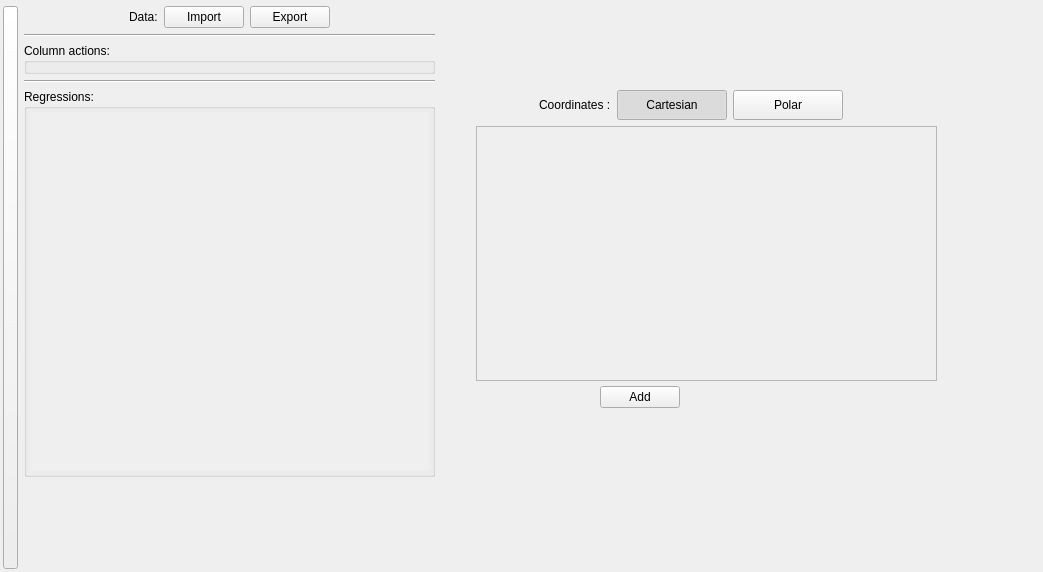
<?xml version="1.0" encoding="UTF-8"?>
<ui version="4.0">
 <class>DataWindow</class>
 <widget class="QWidget" name="DataWindow">
  <property name="geometry">
   <rect>
    <x>0</x>
    <y>0</y>
    <width>1043</width>
    <height>572</height>
   </rect>
  </property>
  <property name="windowTitle">
   <string>Data fill window</string>
  </property>
  <property name="windowIcon">
   <iconset resource="../ressources.qrc">
    <normaloff>:/icons/data.png</normaloff>:/icons/data.png</iconset>
  </property>
  <widget class="QPushButton" name="retractionButton">
   <property name="geometry">
    <rect>
     <x>3</x>
     <y>6</y>
     <width>15</width>
     <height>563</height>
    </rect>
   </property>
   <property name="sizePolicy">
    <sizepolicy hsizetype="Fixed" vsizetype="Expanding">
     <horstretch>0</horstretch>
     <verstretch>0</verstretch>
    </sizepolicy>
   </property>
   <property name="maximumSize">
    <size>
     <width>15</width>
     <height>16777215</height>
    </size>
   </property>
   <property name="focusPolicy">
    <enum>Qt::NoFocus</enum>
   </property>
   <property name="text">
    <string/>
   </property>
   <property name="icon">
    <iconset resource="../ressources.qrc">
     <normaloff>:/icons/arrow_right.png</normaloff>:/icons/arrow_right.png</iconset>
   </property>
   <property name="iconSize">
    <size>
     <width>18</width>
     <height>18</height>
    </size>
   </property>
  </widget>
  <widget class="QWidget" name="actionsContainerWidget" native="true">
   <property name="geometry">
    <rect>
     <x>24</x>
     <y>6</y>
     <width>411</width>
     <height>471</height>
    </rect>
   </property>
   <property name="sizePolicy">
    <sizepolicy hsizetype="Minimum" vsizetype="Preferred">
     <horstretch>0</horstretch>
     <verstretch>0</verstretch>
    </sizepolicy>
   </property>
   <property name="minimumSize">
    <size>
     <width>0</width>
     <height>0</height>
    </size>
   </property>
   <property name="maximumSize">
    <size>
     <width>16777215</width>
     <height>16777215</height>
    </size>
   </property>
   <layout class="QVBoxLayout" name="verticalLayout_4">
    <property name="leftMargin">
     <number>0</number>
    </property>
    <property name="topMargin">
     <number>0</number>
    </property>
    <property name="rightMargin">
     <number>0</number>
    </property>
    <property name="bottomMargin">
     <number>0</number>
    </property>
    <item>
     <layout class="QHBoxLayout" name="horizontalLayout_4">
      <item>
       <spacer name="horizontalSpacer_5">
        <property name="orientation">
         <enum>Qt::Horizontal</enum>
        </property>
        <property name="sizeHint" stdset="0">
         <size>
          <width>40</width>
          <height>20</height>
         </size>
        </property>
       </spacer>
      </item>
      <item>
       <widget class="QLabel" name="label_2">
        <property name="text">
         <string>Data:</string>
        </property>
       </widget>
      </item>
      <item>
       <widget class="QPushButton" name="open">
        <property name="text">
         <string>Import</string>
        </property>
       </widget>
      </item>
      <item>
       <widget class="QPushButton" name="save">
        <property name="text">
         <string>Export</string>
        </property>
       </widget>
      </item>
      <item>
       <spacer name="horizontalSpacer_6">
        <property name="orientation">
         <enum>Qt::Horizontal</enum>
        </property>
        <property name="sizeHint" stdset="0">
         <size>
          <width>40</width>
          <height>20</height>
         </size>
        </property>
       </spacer>
      </item>
     </layout>
    </item>
    <item>
     <widget class="Line" name="line">
      <property name="orientation">
       <enum>Qt::Horizontal</enum>
      </property>
     </widget>
    </item>
    <item>
     <widget class="QGroupBox" name="actionsGroupBox">
      <property name="sizePolicy">
       <sizepolicy hsizetype="Minimum" vsizetype="Minimum">
        <horstretch>0</horstretch>
        <verstretch>0</verstretch>
       </sizepolicy>
      </property>
      <property name="minimumSize">
       <size>
        <width>0</width>
        <height>0</height>
       </size>
      </property>
      <property name="maximumSize">
       <size>
        <width>16777215</width>
        <height>16777215</height>
       </size>
      </property>
      <property name="title">
       <string>Column actions:</string>
      </property>
      <property name="flat">
       <bool>false</bool>
      </property>
      <layout class="QVBoxLayout" name="verticalLayout_2">
       <property name="leftMargin">
        <number>0</number>
       </property>
       <property name="topMargin">
        <number>0</number>
       </property>
       <property name="rightMargin">
        <number>0</number>
       </property>
       <property name="bottomMargin">
        <number>0</number>
       </property>
       <item>
        <layout class="QVBoxLayout" name="actionsLayout"/>
       </item>
      </layout>
     </widget>
    </item>
    <item>
     <widget class="Line" name="line_2">
      <property name="orientation">
       <enum>Qt::Horizontal</enum>
      </property>
     </widget>
    </item>
    <item>
     <widget class="QGroupBox" name="groupBox">
      <property name="sizePolicy">
       <sizepolicy hsizetype="Preferred" vsizetype="Expanding">
        <horstretch>0</horstretch>
        <verstretch>1</verstretch>
       </sizepolicy>
      </property>
      <property name="minimumSize">
       <size>
        <width>0</width>
        <height>200</height>
       </size>
      </property>
      <property name="maximumSize">
       <size>
        <width>16777215</width>
        <height>16777215</height>
       </size>
      </property>
      <property name="title">
       <string>Regressions:</string>
      </property>
      <layout class="QVBoxLayout" name="verticalLayout_7">
       <property name="leftMargin">
        <number>3</number>
       </property>
       <property name="topMargin">
        <number>3</number>
       </property>
       <property name="rightMargin">
        <number>3</number>
       </property>
       <property name="bottomMargin">
        <number>3</number>
       </property>
       <item>
        <widget class="QScrollArea" name="modelsScrollArea">
         <property name="sizePolicy">
          <sizepolicy hsizetype="Minimum" vsizetype="Expanding">
           <horstretch>0</horstretch>
           <verstretch>0</verstretch>
          </sizepolicy>
         </property>
         <property name="frameShape">
          <enum>QFrame::NoFrame</enum>
         </property>
         <property name="frameShadow">
          <enum>QFrame::Plain</enum>
         </property>
         <property name="horizontalScrollBarPolicy">
          <enum>Qt::ScrollBarAlwaysOff</enum>
         </property>
         <property name="sizeAdjustPolicy">
          <enum>QAbstractScrollArea::AdjustToContents</enum>
         </property>
         <property name="widgetResizable">
          <bool>true</bool>
         </property>
         <property name="alignment">
          <set>Qt::AlignCenter</set>
         </property>
         <widget class="QWidget" name="scrollAreaWidgetContents_2">
          <property name="geometry">
           <rect>
            <x>0</x>
            <y>0</y>
            <width>403</width>
            <height>367</height>
           </rect>
          </property>
         </widget>
        </widget>
       </item>
      </layout>
     </widget>
    </item>
   </layout>
  </widget>
  <widget class="QWidget" name="tableContainerWidget" native="true">
   <property name="geometry">
    <rect>
     <x>476</x>
     <y>90</y>
     <width>461</width>
     <height>291</height>
    </rect>
   </property>
   <property name="sizePolicy">
    <sizepolicy hsizetype="Expanding" vsizetype="Preferred">
     <horstretch>1</horstretch>
     <verstretch>0</verstretch>
    </sizepolicy>
   </property>
   <layout class="QVBoxLayout" name="verticalLayout_3">
    <property name="leftMargin">
     <number>0</number>
    </property>
    <property name="topMargin">
     <number>0</number>
    </property>
    <property name="rightMargin">
     <number>0</number>
    </property>
    <property name="bottomMargin">
     <number>0</number>
    </property>
    <item>
     <layout class="QHBoxLayout" name="horizontalLayout_2">
      <item>
       <spacer name="horizontalSpacer_4">
        <property name="orientation">
         <enum>Qt::Horizontal</enum>
        </property>
        <property name="sizeHint" stdset="0">
         <size>
          <width>40</width>
          <height>20</height>
         </size>
        </property>
       </spacer>
      </item>
      <item>
       <widget class="QLabel" name="label">
        <property name="text">
         <string>Coordinates :</string>
        </property>
       </widget>
      </item>
      <item>
       <widget class="QPushButton" name="cartesian">
        <property name="minimumSize">
         <size>
          <width>110</width>
          <height>30</height>
         </size>
        </property>
        <property name="maximumSize">
         <size>
          <width>110</width>
          <height>30</height>
         </size>
        </property>
        <property name="text">
         <string>Cartesian</string>
        </property>
        <property name="checkable">
         <bool>true</bool>
        </property>
        <property name="checked">
         <bool>true</bool>
        </property>
        <property name="autoExclusive">
         <bool>true</bool>
        </property>
       </widget>
      </item>
      <item>
       <widget class="QPushButton" name="polar">
        <property name="minimumSize">
         <size>
          <width>110</width>
          <height>30</height>
         </size>
        </property>
        <property name="maximumSize">
         <size>
          <width>110</width>
          <height>30</height>
         </size>
        </property>
        <property name="text">
         <string>Polar</string>
        </property>
        <property name="checkable">
         <bool>true</bool>
        </property>
        <property name="autoExclusive">
         <bool>true</bool>
        </property>
       </widget>
      </item>
      <item>
       <spacer name="horizontalSpacer_3">
        <property name="orientation">
         <enum>Qt::Horizontal</enum>
        </property>
        <property name="sizeHint" stdset="0">
         <size>
          <width>40</width>
          <height>20</height>
         </size>
        </property>
       </spacer>
      </item>
      <item>
       <widget class="QPushButton" name="help">
        <property name="maximumSize">
         <size>
          <width>26</width>
          <height>26</height>
         </size>
        </property>
        <property name="focusPolicy">
         <enum>Qt::NoFocus</enum>
        </property>
        <property name="text">
         <string/>
        </property>
        <property name="icon">
         <iconset resource="../ressources.qrc">
          <normaloff>:/icons/help.png</normaloff>:/icons/help.png</iconset>
        </property>
        <property name="iconSize">
         <size>
          <width>25</width>
          <height>25</height>
         </size>
        </property>
        <property name="flat">
         <bool>true</bool>
        </property>
       </widget>
      </item>
     </layout>
    </item>
    <item>
     <widget class="QScrollArea" name="scrollArea">
      <property name="sizePolicy">
       <sizepolicy hsizetype="MinimumExpanding" vsizetype="MinimumExpanding">
        <horstretch>0</horstretch>
        <verstretch>0</verstretch>
       </sizepolicy>
      </property>
      <property name="frameShape">
       <enum>QFrame::StyledPanel</enum>
      </property>
      <property name="frameShadow">
       <enum>QFrame::Raised</enum>
      </property>
      <property name="widgetResizable">
       <bool>true</bool>
      </property>
      <widget class="QWidget" name="scrollAreaWidgetContents">
       <property name="geometry">
        <rect>
         <x>0</x>
         <y>0</y>
         <width>459</width>
         <height>251</height>
        </rect>
       </property>
       <layout class="QVBoxLayout" name="verticalLayout">
        <property name="spacing">
         <number>0</number>
        </property>
        <property name="leftMargin">
         <number>0</number>
        </property>
        <property name="topMargin">
         <number>0</number>
        </property>
        <property name="rightMargin">
         <number>0</number>
        </property>
        <property name="bottomMargin">
         <number>0</number>
        </property>
        <item>
         <widget class="QWidget" name="widget" native="true">
          <property name="sizePolicy">
           <sizepolicy hsizetype="Preferred" vsizetype="Expanding">
            <horstretch>0</horstretch>
            <verstretch>0</verstretch>
           </sizepolicy>
          </property>
          <layout class="QVBoxLayout" name="scrollAreaLayout">
           <property name="leftMargin">
            <number>0</number>
           </property>
           <property name="topMargin">
            <number>0</number>
           </property>
           <property name="rightMargin">
            <number>0</number>
           </property>
           <property name="bottomMargin">
            <number>0</number>
           </property>
           <item>
            <layout class="QVBoxLayout" name="tableLayout">
             <property name="spacing">
              <number>0</number>
             </property>
            </layout>
           </item>
          </layout>
         </widget>
        </item>
       </layout>
      </widget>
     </widget>
    </item>
   </layout>
  </widget>
  <widget class="QWidget" name="containerWidget" native="true">
   <property name="geometry">
    <rect>
     <x>500</x>
     <y>380</y>
     <width>311</width>
     <height>201</height>
    </rect>
   </property>
   <property name="sizePolicy">
    <sizepolicy hsizetype="MinimumExpanding" vsizetype="Preferred">
     <horstretch>0</horstretch>
     <verstretch>0</verstretch>
    </sizepolicy>
   </property>
   <layout class="QVBoxLayout" name="verticalLayout_5">
    <item>
     <widget class="QWidget" name="modelsContainer" native="true">
      <property name="sizePolicy">
       <sizepolicy hsizetype="Expanding" vsizetype="Preferred">
        <horstretch>0</horstretch>
        <verstretch>0</verstretch>
       </sizepolicy>
      </property>
      <property name="minimumSize">
       <size>
        <width>0</width>
        <height>0</height>
       </size>
      </property>
      <property name="maximumSize">
       <size>
        <width>16777215</width>
        <height>16777215</height>
       </size>
      </property>
      <layout class="QVBoxLayout" name="modelsLayout">
       <property name="leftMargin">
        <number>0</number>
       </property>
       <property name="topMargin">
        <number>0</number>
       </property>
       <property name="rightMargin">
        <number>0</number>
       </property>
       <property name="bottomMargin">
        <number>0</number>
       </property>
      </layout>
     </widget>
    </item>
    <item>
     <widget class="QWidget" name="addWidget" native="true">
      <property name="maximumSize">
       <size>
        <width>16777215</width>
        <height>30</height>
       </size>
      </property>
      <layout class="QHBoxLayout" name="horizontalLayout_3">
       <property name="spacing">
        <number>0</number>
       </property>
       <property name="leftMargin">
        <number>0</number>
       </property>
       <property name="topMargin">
        <number>0</number>
       </property>
       <property name="rightMargin">
        <number>0</number>
       </property>
       <property name="bottomMargin">
        <number>0</number>
       </property>
       <item>
        <spacer name="horizontalSpacer">
         <property name="orientation">
          <enum>Qt::Horizontal</enum>
         </property>
         <property name="sizeHint" stdset="0">
          <size>
           <width>40</width>
           <height>20</height>
          </size>
         </property>
        </spacer>
       </item>
       <item>
        <widget class="QPushButton" name="addModel">
         <property name="text">
          <string>Add</string>
         </property>
        </widget>
       </item>
       <item>
        <spacer name="horizontalSpacer_2">
         <property name="orientation">
          <enum>Qt::Horizontal</enum>
         </property>
         <property name="sizeHint" stdset="0">
          <size>
           <width>131</width>
           <height>20</height>
          </size>
         </property>
        </spacer>
       </item>
      </layout>
     </widget>
    </item>
    <item>
     <widget class="QWidget" name="spacerWidget" native="true">
      <property name="sizePolicy">
       <sizepolicy hsizetype="Minimum" vsizetype="Expanding">
        <horstretch>0</horstretch>
        <verstretch>10</verstretch>
       </sizepolicy>
      </property>
     </widget>
    </item>
   </layout>
  </widget>
 </widget>
 <resources>
  <include location="../ressources.qrc"/>
 </resources>
 <connections/>
</ui>
